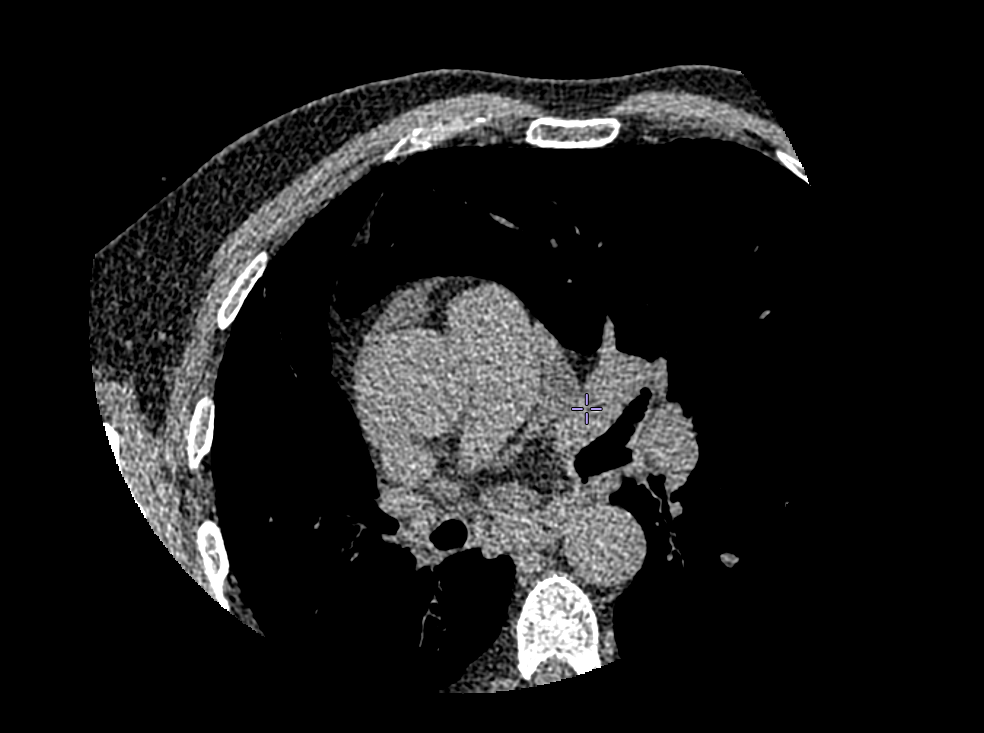
#> input picture ge files/convex Hull/image.png, 984 x 733 px
$ python convexHull.py
#> lines starting #> are read from the running program, lines starting #| are printed output that depends on the picture; after the words box and inside, x2 and y2 are one past the last pixel; in counts of white or black regions, pixels touching at a corner belong together

import cv2
import numpy as np
from skimage.morphology import convex_hull_image
from scipy.ndimage import label

# === 1. Charger image ===
image = cv2.imread("image.png", 0)  # gris
#> image: shape (733, 984); min 0, max 255, mean 25.8

# === 2. Binarisation (Otsu, marche CT + MR) ===
_, mask = cv2.threshold(image, 0, 1, cv2.THRESH_BINARY + cv2.THRESH_OTSU)
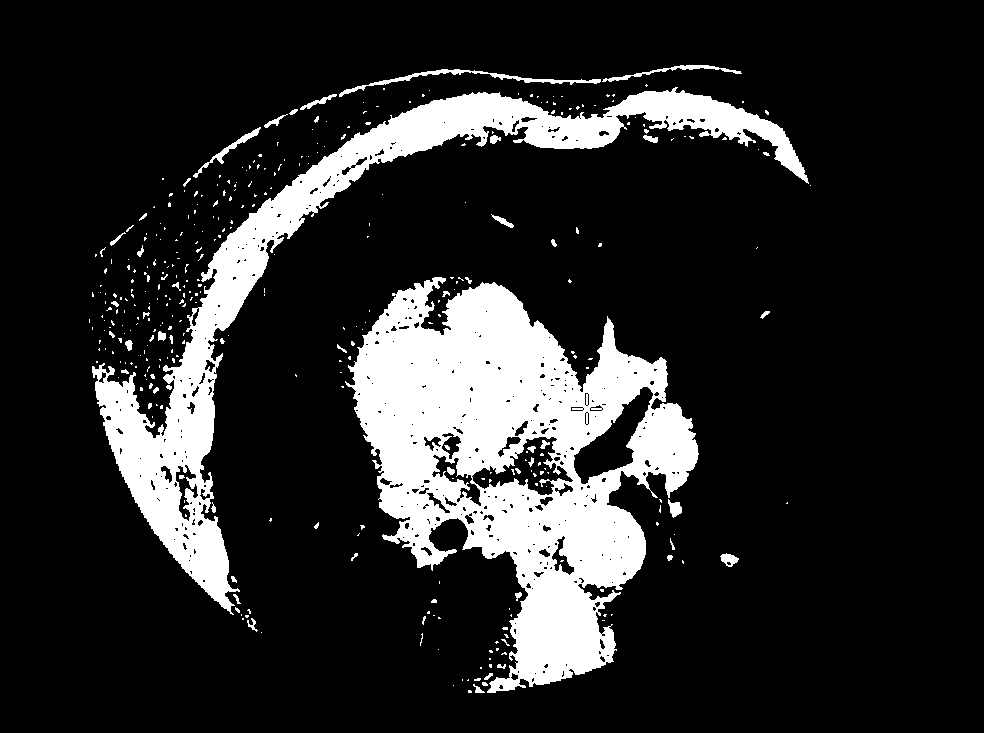
#> mask: shape (733, 984); values 0 (black) and 1 (white), 16.1% white; 368 white regions (312 under 20 px), largest, box (x1, y1, x2, y2) and area: (345, 277, 699, 693) 69890, (92, 87, 809, 615) 40819, (339, 69, 601, 97) 914

# === 3. Garder la plus grande composante (body) ===
lab, _ = label(mask)
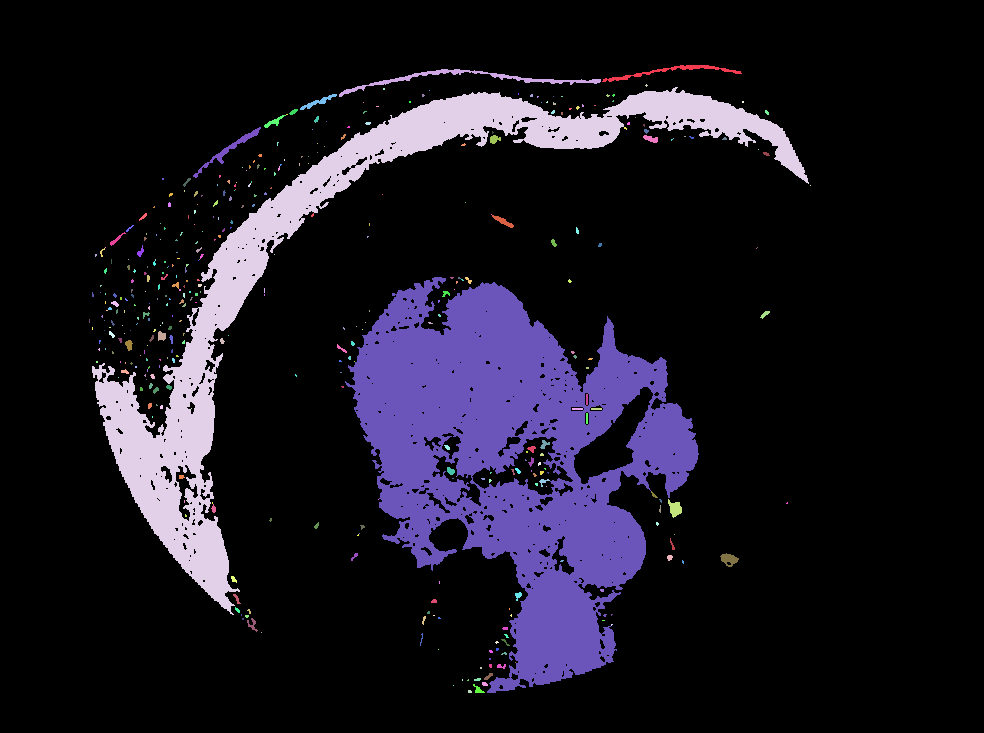
#> lab: shape (733, 984) int32; 404 distinct labels, from 0 to 403; one colour per label, 0 black
sizes = np.bincount(lab.flat)
#> sizes = 404 values, max 604852 at index 0, min 1 at index 6, mean 1785.3
sizes[0] = 0  # ignore background
body = (lab == sizes.argmax())
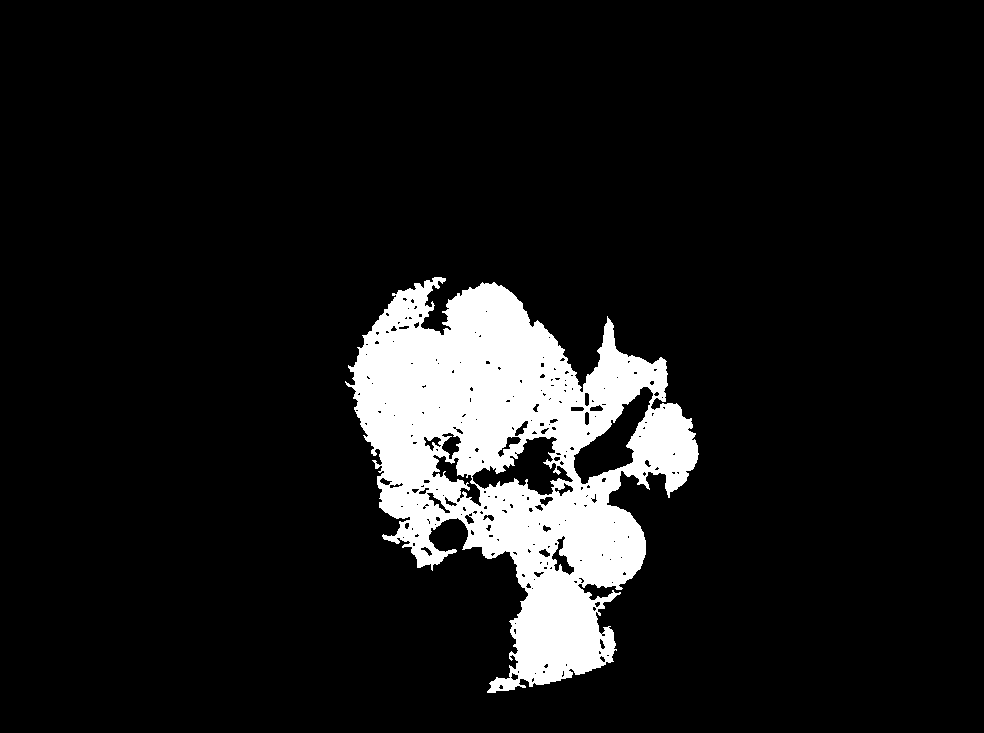
#> body: shape (733, 984) bool; 9.7% white; 1 white region, box (x1, y1, x2, y2) and area: (345, 277, 699, 693) 69741

# === 4. Convex Hull (reconstruit contour fermé) ===
hull = convex_hull_image(body)
#> hull: shape (733, 984) bool; 14.5% white; 1 white region, box (x1, y1, x2, y2) and area: (345, 277, 699, 693) 104680

# === 5. Extraire le contour ===
kernel = np.ones((3,3), np.uint8)
eroded = cv2.erode(hull.astype(np.uint8), kernel)
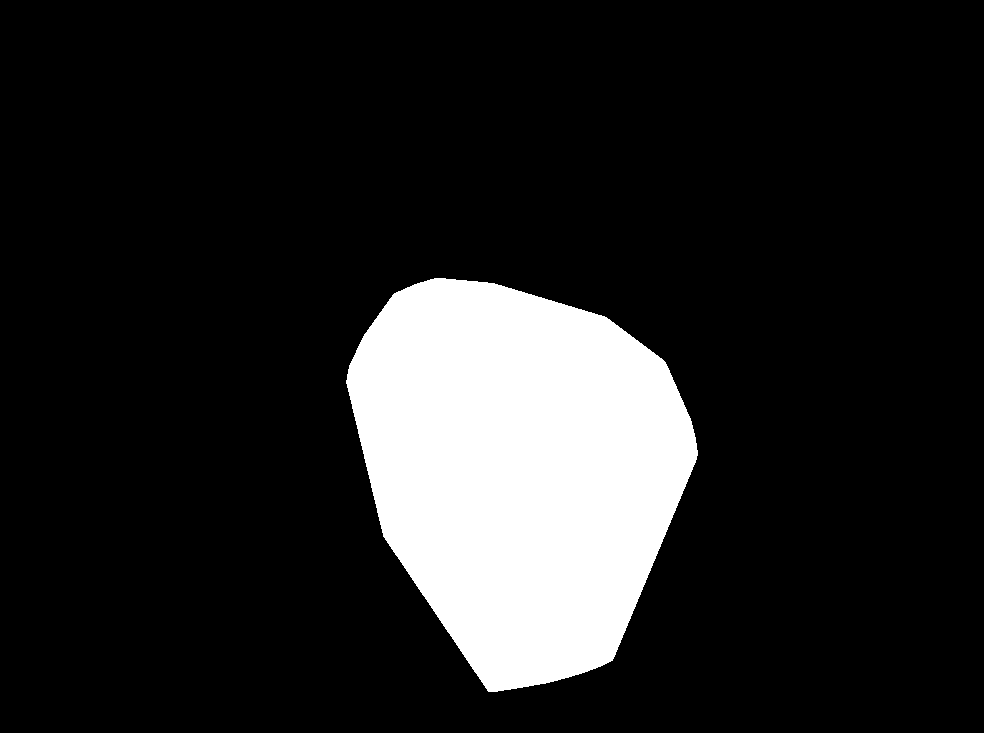
#> eroded: shape (733, 984); values 0 (black) and 1 (white), 14.3% white; 1 white region, box (x1, y1, x2, y2) and area: (346, 278, 698, 692) 103144
contour = hull.astype(np.uint8) - eroded
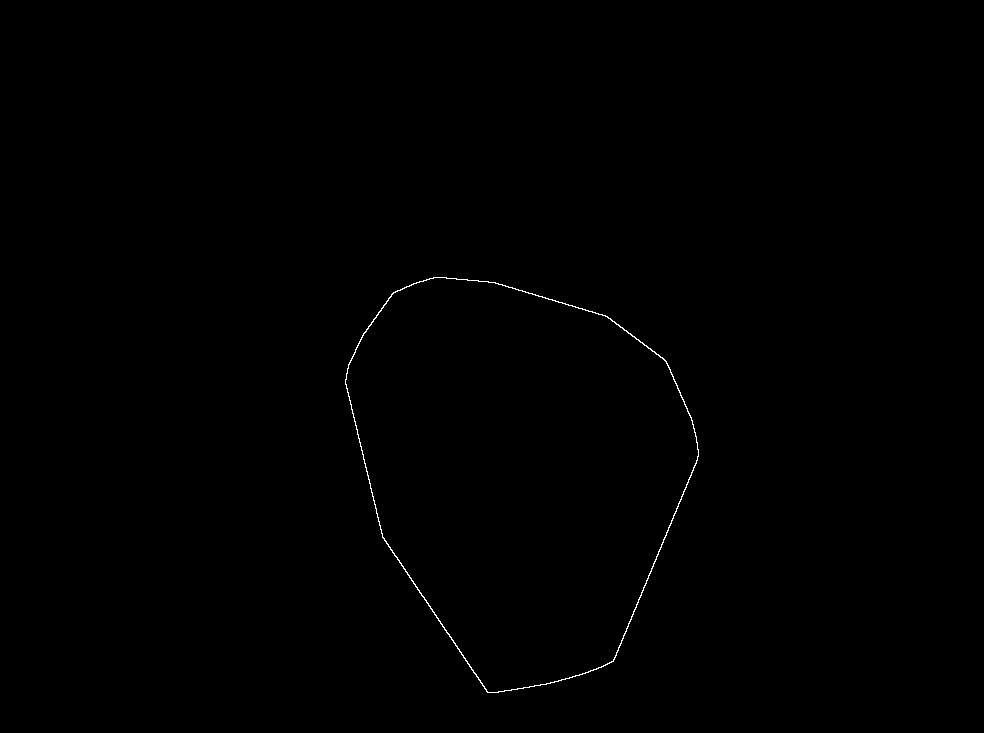
#> contour: shape (733, 984); values 0 (black) and 1 (white), 0.21% white in thin lines or dots, all inside (x1, y1, x2, y2) = (345, 277, 699, 693)

# === 6. Dessiner le contour sur l'image originale ===
image_color = cv2.cvtColor(image, cv2.COLOR_GRAY2BGR)

# mettre le contour en rouge
image_color[contour == 1] = [0, 0, 255]
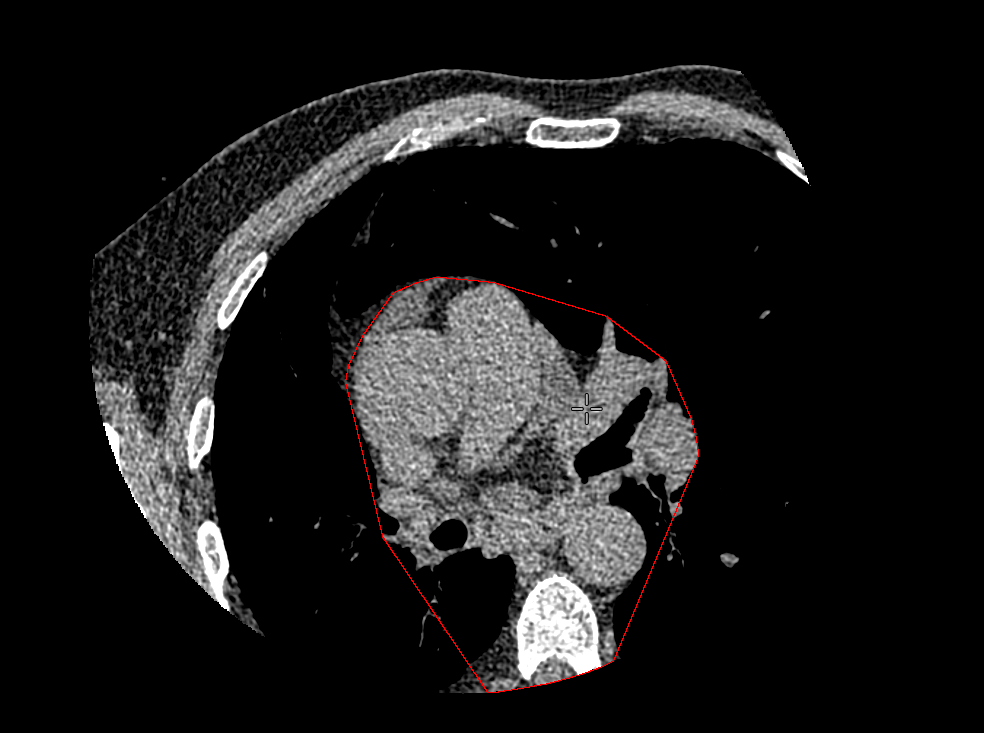
#> image_color: shape (733, 984, 3); mean B, G, R 25.8, 25.8, 26.3

# === 7. Affichage ===
cv2.imshow("Contour", image_color)
cv2.waitKey(0)
cv2.destroyAllWindows()
